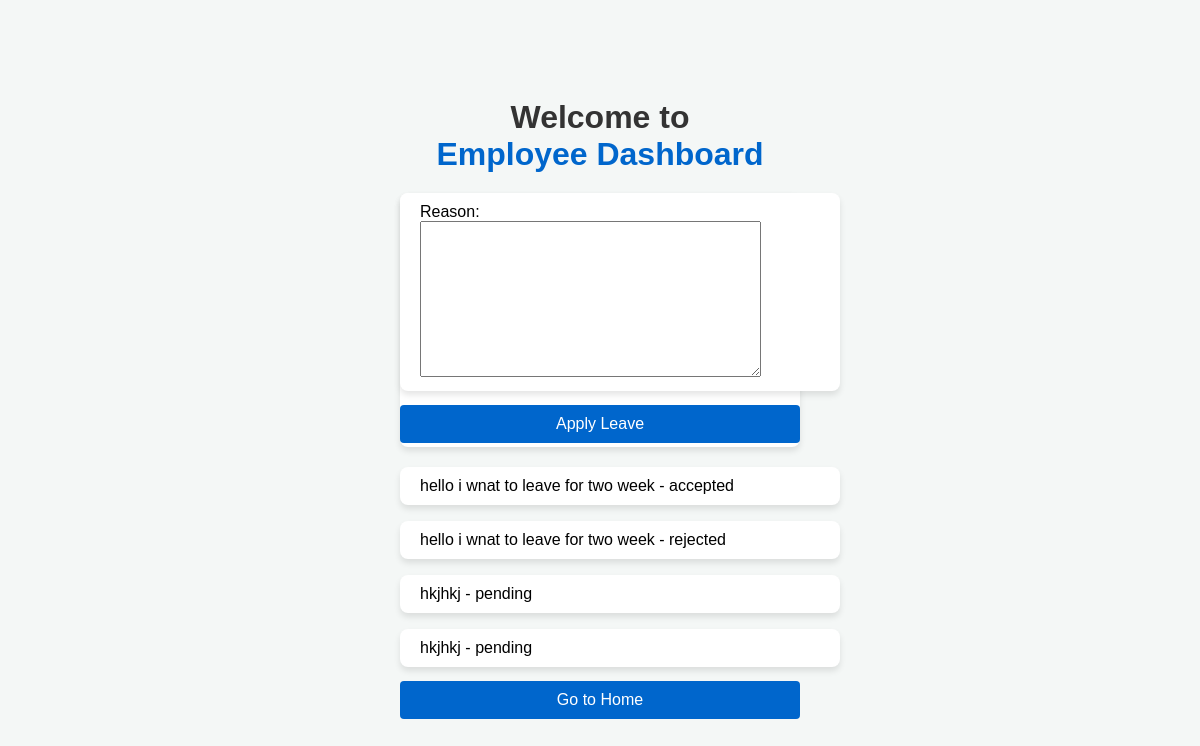
The app's page /employee_dashboard/ (signed in) with its own data.
### emp_app/models.py (models this page shows)
class LeaveApplication(models.Model):
    employee = models.ForeignKey(User, on_delete=models.CASCADE)
    reason = models.TextField()
    status_choices = (
        ('pending', 'Pending'),
        ('accepted', 'Accepted'),
        ('rejected', 'Rejected'),
    )
    status = models.CharField(max_length=10, choices=status_choices, default='pending')
    date_created = models.DateTimeField(auto_now_add=True)

### emp_app/views.py (the view)
# urls.py: path('employee_dashboard/', views.employee_dashboard, name='employee_dashboard'),
@login_required
def employee_dashboard(request):
    if request.method == 'POST':
        form = LeaveApplicationForm(request.POST)
        if form.is_valid():
            leave_application = form.save(commit=False)
            leave_application.employee = request.user
            leave_application.save()
    else:
        form = LeaveApplicationForm()
    leave_applications = LeaveApplication.objects.filter(employee=request.user)
    return render(request, 'html/employee_dashboard.html', {'form': form, 'leave_applications': leave_applications})

### emp_app/forms.py
class LeaveApplicationForm(forms.ModelForm):
    class Meta:
        model = LeaveApplication
        fields = ['reason']

### emp_app/templates/html/employee_dashboard.html (shortened to what this page needs)
<!DOCTYPE html>
<html lang="en">
<head>
</head>
<body>
  <div class="container">
    <h1>Welcome to <br> <strong>Employee Dashboard</strong></h1>
    <form method="post">
      {% csrf_token %} {{ form.as_p }}
      <button type="submit">Apply Leave</button>
    </form>
    {% for leave_application in leave_applications %}
    <div class="leave-application">
      <p>{{ leave_application.reason }} - {{ leave_application.status }}</p>
    </div>
    {% endfor %}
    <button type="/">Go to Home</button>
  </div>
</body>
</html>

### emp_app/templates/html/employee_dashboard.html (style rules this page uses)
body { font-family: 'Arial', sans-serif; background: #f4f7f6; margin: 0; padding: 0; display: flex; flex-direction: column; align-items: center; justify-content: center; height: 100vh; }
h1 { color: #333; text-align: center; margin-bottom: 20px; }
h1 strong { color: #0066cc; }
form { background: #fff; padding: 0px; border-radius: 8px; box-shadow: 0 4px 6px rgba(0, 0, 0, 0.1); width: 100%; max-width: 400px; margin-bottom: 20px; }
form p { margin: 0 0 10px; }
form button { width: 100%; padding: 10px 20px; background: #0066cc; border: none; color: white; border-radius: 4px; margin:4px 0px; cursor: pointer; font-size: 16px; transition: background 0.3s ease; }
p { background: #fff; padding: 10px 20px; border-radius: 8px; box-shadow: 0 4px 6px rgba(0, 0, 0, 0.1); width: 100%; max-width: 400px; margin-bottom: 10px; }
button { width: 100%; padding: 10px 20px; background: #0066cc; border: none; color: white; border-radius: 4px; margin:4px 0px; cursor: pointer; font-size: 16px; transition: background 0.3s ease; }

### records on screen
LeaveApplication: reason "hello i wnat to leave for two week", status "accepted"
LeaveApplication: reason "hello i wnat to leave for two week", status "rejected"
LeaveApplication: reason "hkjhkj", status "pending"
LeaveApplication: reason "hkjhkj", status "pending"
